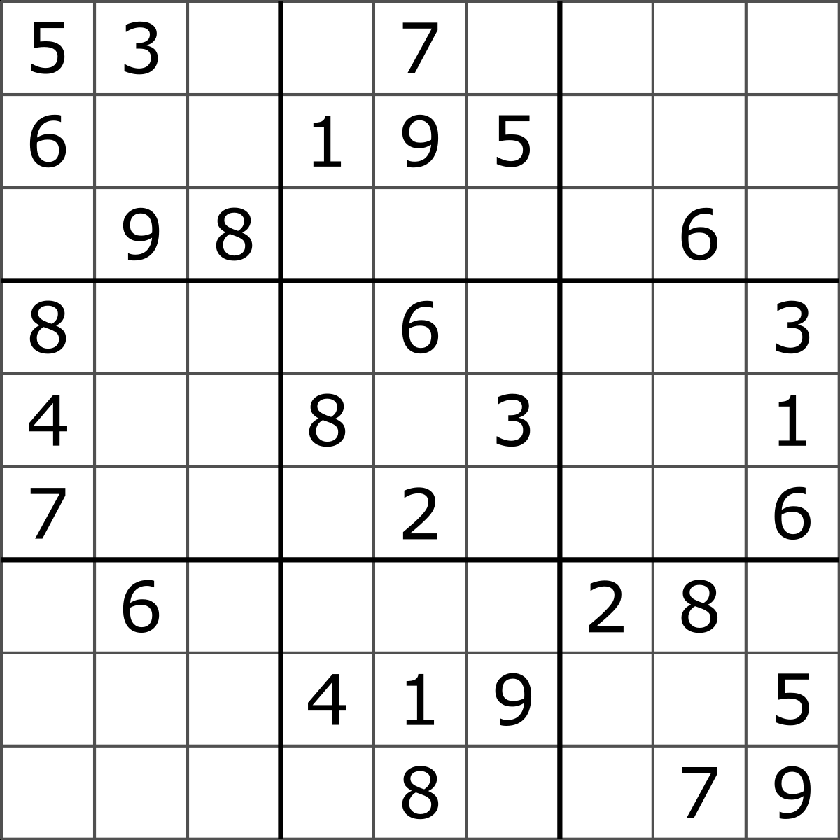
#> input picture imgs/sudoku.png, 840 x 840 px, shrunk from 1200 x 1200 before the run
$ jupyter execute gradients.ipynb   (shell and % lines are left out)   (older library calls are emulated)
#> lines starting #> are read from the running program, lines starting #| are printed output that depends on the picture; after the words box and inside, x2 and y2 are one past the last pixel; in counts of white or black regions, pixels touching at a corner belong together
[cell 1]
import cv2
import numpy as np
import matplotlib.pyplot as plt

[cell 2]
def display_img(img):
    fig = plt.figure(figsize=(12,10))
    ax = fig.add_subplot(111)
    ax.imshow(img,cmap='gray')

[cell 3]
img = cv2.imread('imgs/sudoku.png',0)
#> img is the input picture: shape (840, 840); min 0, max 255, mean 231.9

[cell 4]
plt.imshow(img)

[cell 5]
sobelx = cv2.Sobel(img,cv2.CV_32F,1,0,ksize=5)
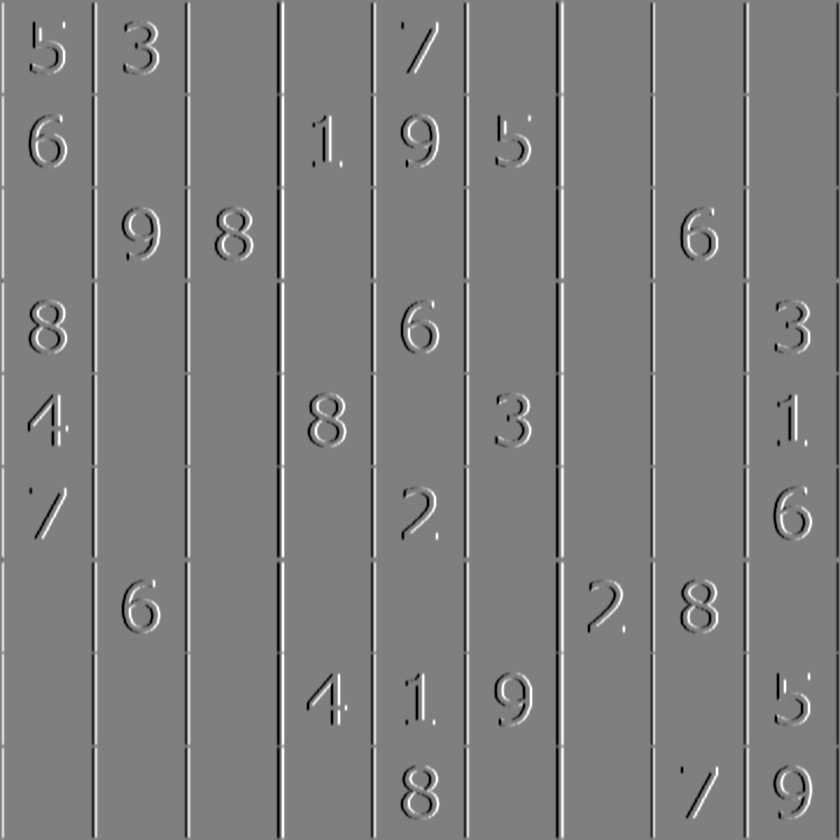
#> sobelx: shape (840, 840) float32; min -12240, max 12240, mean 2.1; drawn with min black and max white

[cell 6]
display_img(sobelx)

[cell 7]
sobely = cv2.Sobel(img,cv2.CV_32F,0,1,ksize=5)
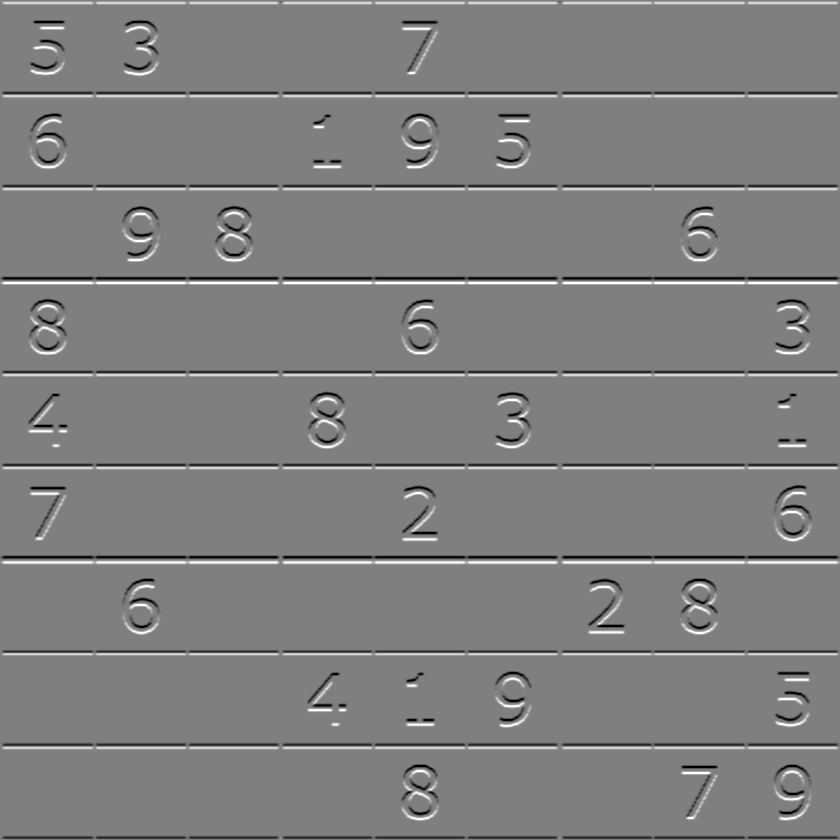
#> sobely: shape (840, 840) float32; min -12240, max 12240, mean 2.2; drawn with min black and max white

[cell 8]
display_img(sobely)

[cell 9]
laplace = cv2.Laplacian(img,cv2.CV_32F)
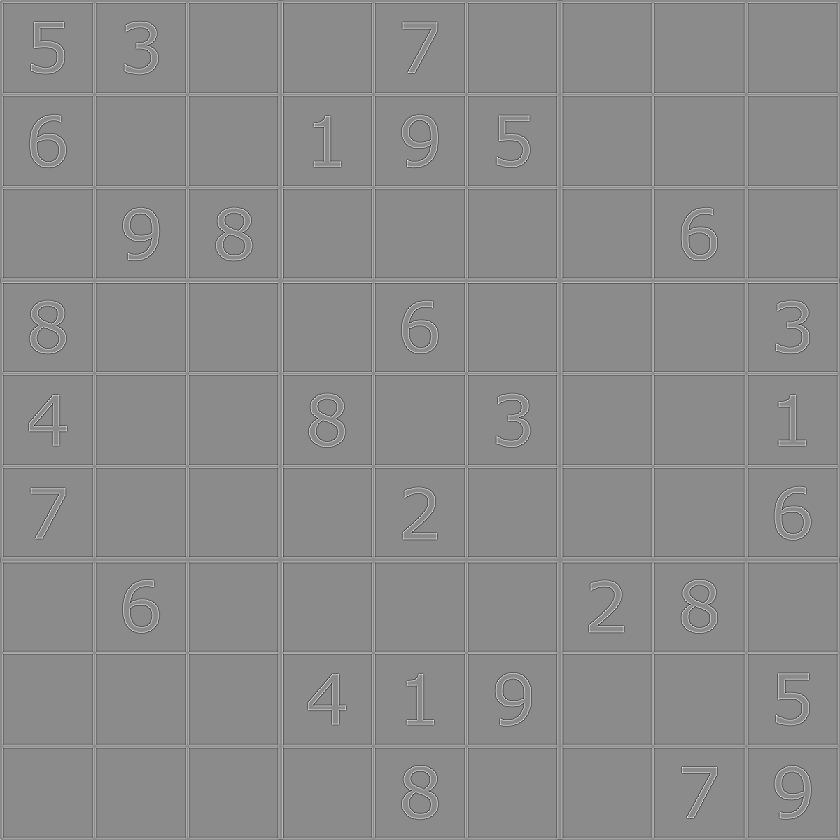
#> laplace: shape (840, 840) float32; min -730, max 602, mean 0; drawn with min black and max white

[cell 10]
display_img(laplace)

[cell 11]
blend = cv2.addWeighted(src1=sobelx,alpha=0.5,src2=sobely,beta=0.5,gamma=0)
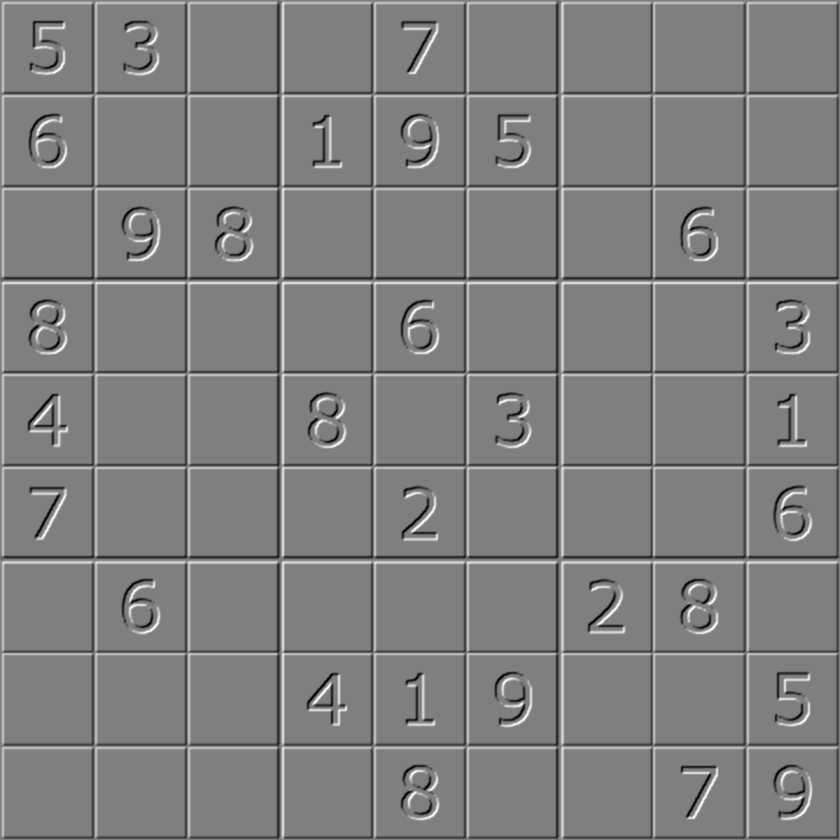
#> blend: shape (840, 840) float32; min -8925, max 8925, mean 2.1; drawn with min black and max white

[cell 12]
display_img(blend)

[cell 13]
ret,th1 = cv2.threshold(blend,100,255,cv2.THRESH_BINARY)
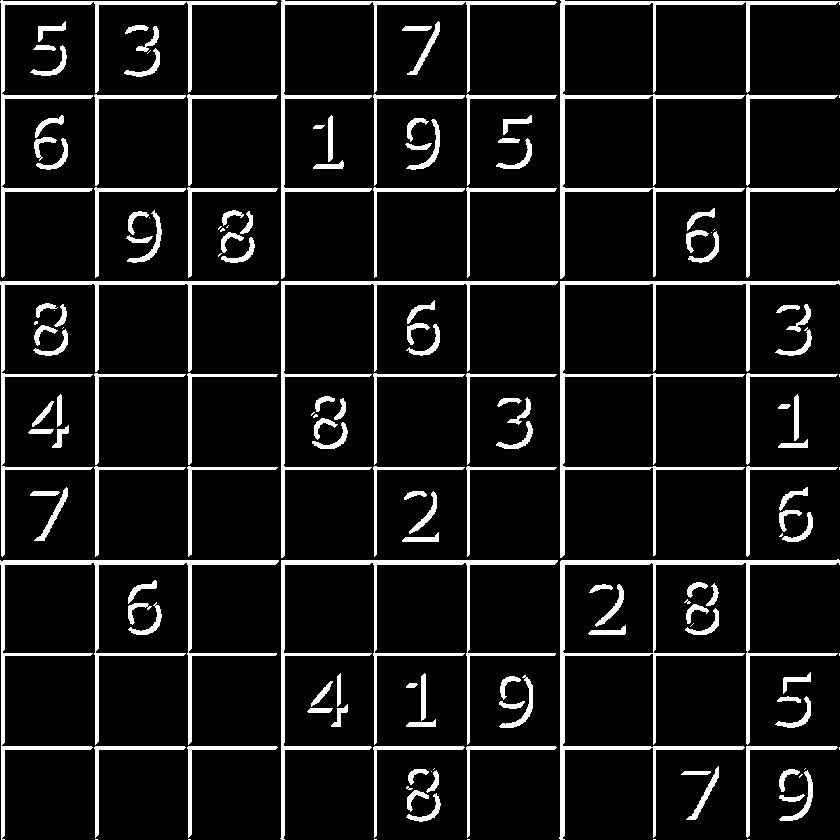
#> th1: shape (840, 840) float32; 10.2% white; 161 white regions (33 under 20 px), largest, box (x1, y1, x2, y2) and area: (559, 559, 840, 840) 5745, (560, 0, 840, 279) 4995, (0, 560, 279, 840) 4995
display_img(th1)

[cell 14]
kernel = np.ones((4,4),np.uint8)

[cell 15]
gradient = cv2.morphologyEx(blend,cv2.MORPH_GRADIENT, kernel)
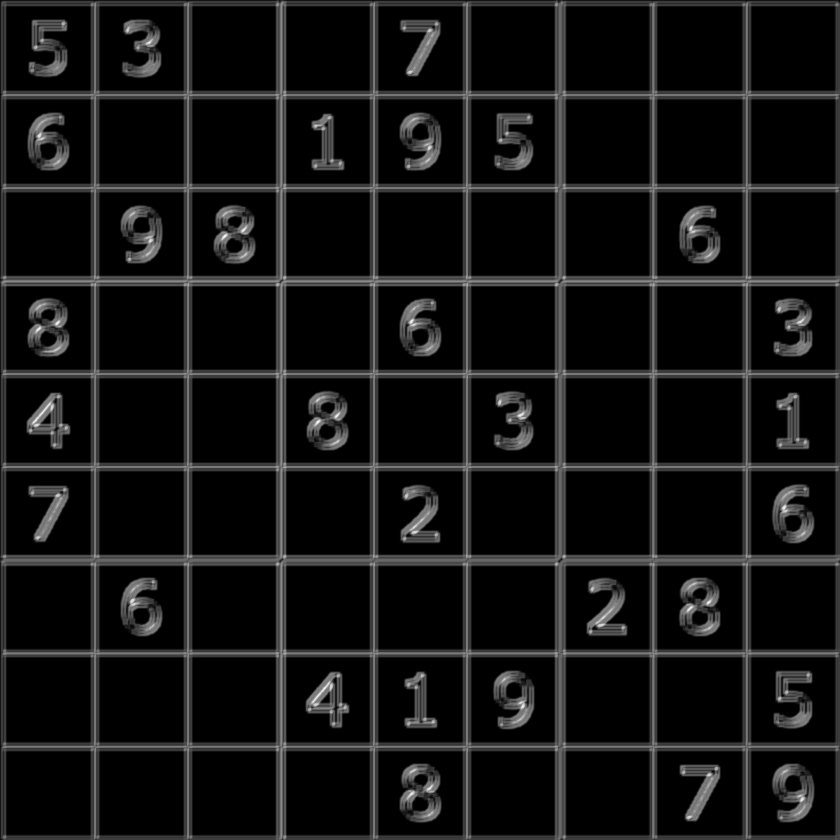
#> gradient: shape (840, 840) float32; min 0, max 17756, mean 1417.9; drawn with min black and max white

$ run again, with imgs/bottles.jpg saved as imgs/sudoku.png
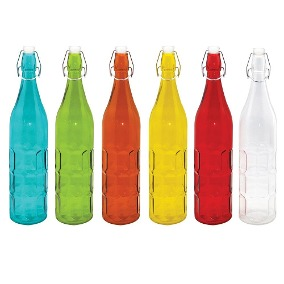
#> input picture imgs/bottles.jpg, 284 x 284 px
#> `ret,th1 = cv2.threshold(blend,100,255,cv2.THRESH_BINARY)`:
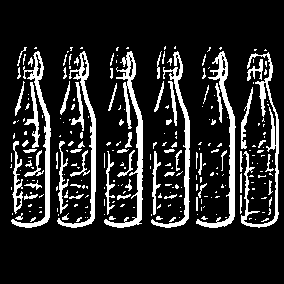
#> th1: shape (284, 284) float32; 15.3% white; 256 white regions (188 under 20 px), largest, box (x1, y1, x2, y2) and area: (104, 51, 143, 228) 1388, (241, 52, 279, 228) 1229, (196, 51, 236, 228) 1222
#> `gradient = cv2.morphologyEx(blend,cv2.MORPH_GRADIENT, kernel)`:
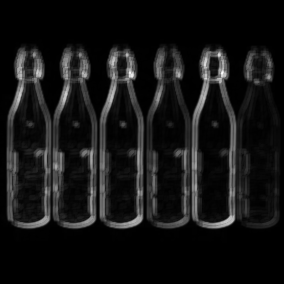
#> gradient: shape (284, 284) float32; min 0, max 8830, mean 733.7; drawn with min black and max white
